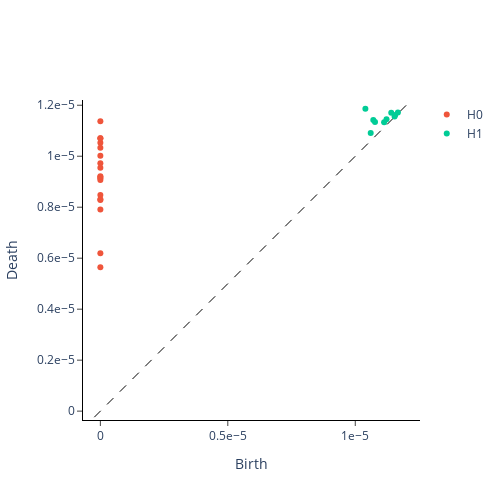

The notebook cell saved with this chart:
### Code cell
L=lead_matrix_1(time_series)
dgm=rev_directed(L)
plot_diagram(dgm[0])

### Figure 1 — Plotly figure (JSON) as saved in the notebook; plotly's stock layout.template omitted (floating-point values rounded to 4 significant figures)
{"data": [{"hoverinfo": "none", "line": {"color": "black", "dash": "dash", "width": 1}, "mode": "lines", "showlegend": false, "type": "scatter", "x": [-2.372e-07, 1.21e-05], "y": [-2.372e-07, 1.21e-05]}, {"hoverinfo": "text", "hovertext": ["(0.0, 5.649439117405564e-06)", "(0.0, 6.190787644300144e-06)", "(0.0, 7.91334514360642e-06)", "(0.0, 8.278463610622566e-06)", "(0.0, 8.30937824503053e-06)", "(0.0, 8.474677997583058e-06)", "(0.0, 9.071724889508914e-06)", "(0.0, 9.138656423601788e-06)", "(0.0, 9.186380339087918e-06)", "(0.0, 9.210457392327953e-06)", "(0.0, 9.549508831696585e-06)", "(0.0, 9.721376045490615e-06)", "(0.0, 1.0023296454164665e-05)", "(0.0, 1.032965701597277e-05)", "(0.0, 1.0525282959861215e-05)", "(0.0, 1.0704225132940337e-05)", "(0.0, 1.0708708941820078e-05)", "(0.0, 1.1372153494448867e-05)"], "mode": "markers", "name": "H0", "type": "scatter", "x": [0, 0, 0, 0, 0, 0, 0, 0, 0, 0, 0, 0, 0, 0, 0, 0, 0, 0], "y": [5.649e-06, 6.191e-06, 7.913e-06, 8.278e-06, 8.309e-06, 8.475e-06, 9.072e-06, 9.139e-06, 9.186e-06, 9.21e-06, 9.55e-06, 9.721e-06, 1.002e-05, 1.033e-05, 1.053e-05, 1.07e-05, 1.071e-05, 1.137e-05]}, {"hoverinfo": "text", "hovertext": ["(1.1672402251861058e-05, 1.1711833394656423e-05)", "(1.156353664555354e-05, 1.1622178135439754e-05)", "(1.1542549145815428e-05, 1.1560809980437625e-05)", "(1.1411380910431035e-05, 1.170108953374438e-05)", "(1.1225602065678686e-05, 1.1447814358689357e-05)", "(1.1131135579489637e-05, 1.1331874702591449e-05)", "(1.0774513611977454e-05, 1.1344945050950628e-05)", "(1.0706661669246387e-05, 1.1417256246204488e-05)", "(1.0605403076624498e-05, 1.091245940187946e-05)", "(1.0396885954833124e-05, 1.1858283869514707e-05)"], "mode": "markers", "name": "H1", "type": "scatter", "x": [1.167e-05, 1.156e-05, 1.154e-05, 1.141e-05, 1.123e-05, 1.113e-05, 1.077e-05, 1.071e-05, 1.061e-05, 1.04e-05], "y": [1.171e-05, 1.162e-05, 1.156e-05, 1.17e-05, 1.145e-05, 1.133e-05, 1.134e-05, 1.142e-05, 1.091e-05, 1.186e-05]}], "layout": {"height": 500, "plot_bgcolor": "white", "width": 500, "xaxis": {"autorange": false, "exponentformat": "e", "linecolor": "black", "linewidth": 1, "mirror": false, "range": [-2.372e-07, 1.21e-05], "showexponent": "all", "showline": true, "side": "bottom", "ticks": "outside", "title": {"text": "Birth"}, "type": "linear", "zeroline": true}, "yaxis": {"autorange": false, "exponentformat": "e", "linecolor": "black", "linewidth": 1, "mirror": false, "range": [-2.372e-07, 1.21e-05], "scaleanchor": "x", "scaleratio": 1, "showexponent": "all", "showline": true, "side": "left", "ticks": "outside", "title": {"text": "Death"}, "type": "linear", "zeroline": true}}}
